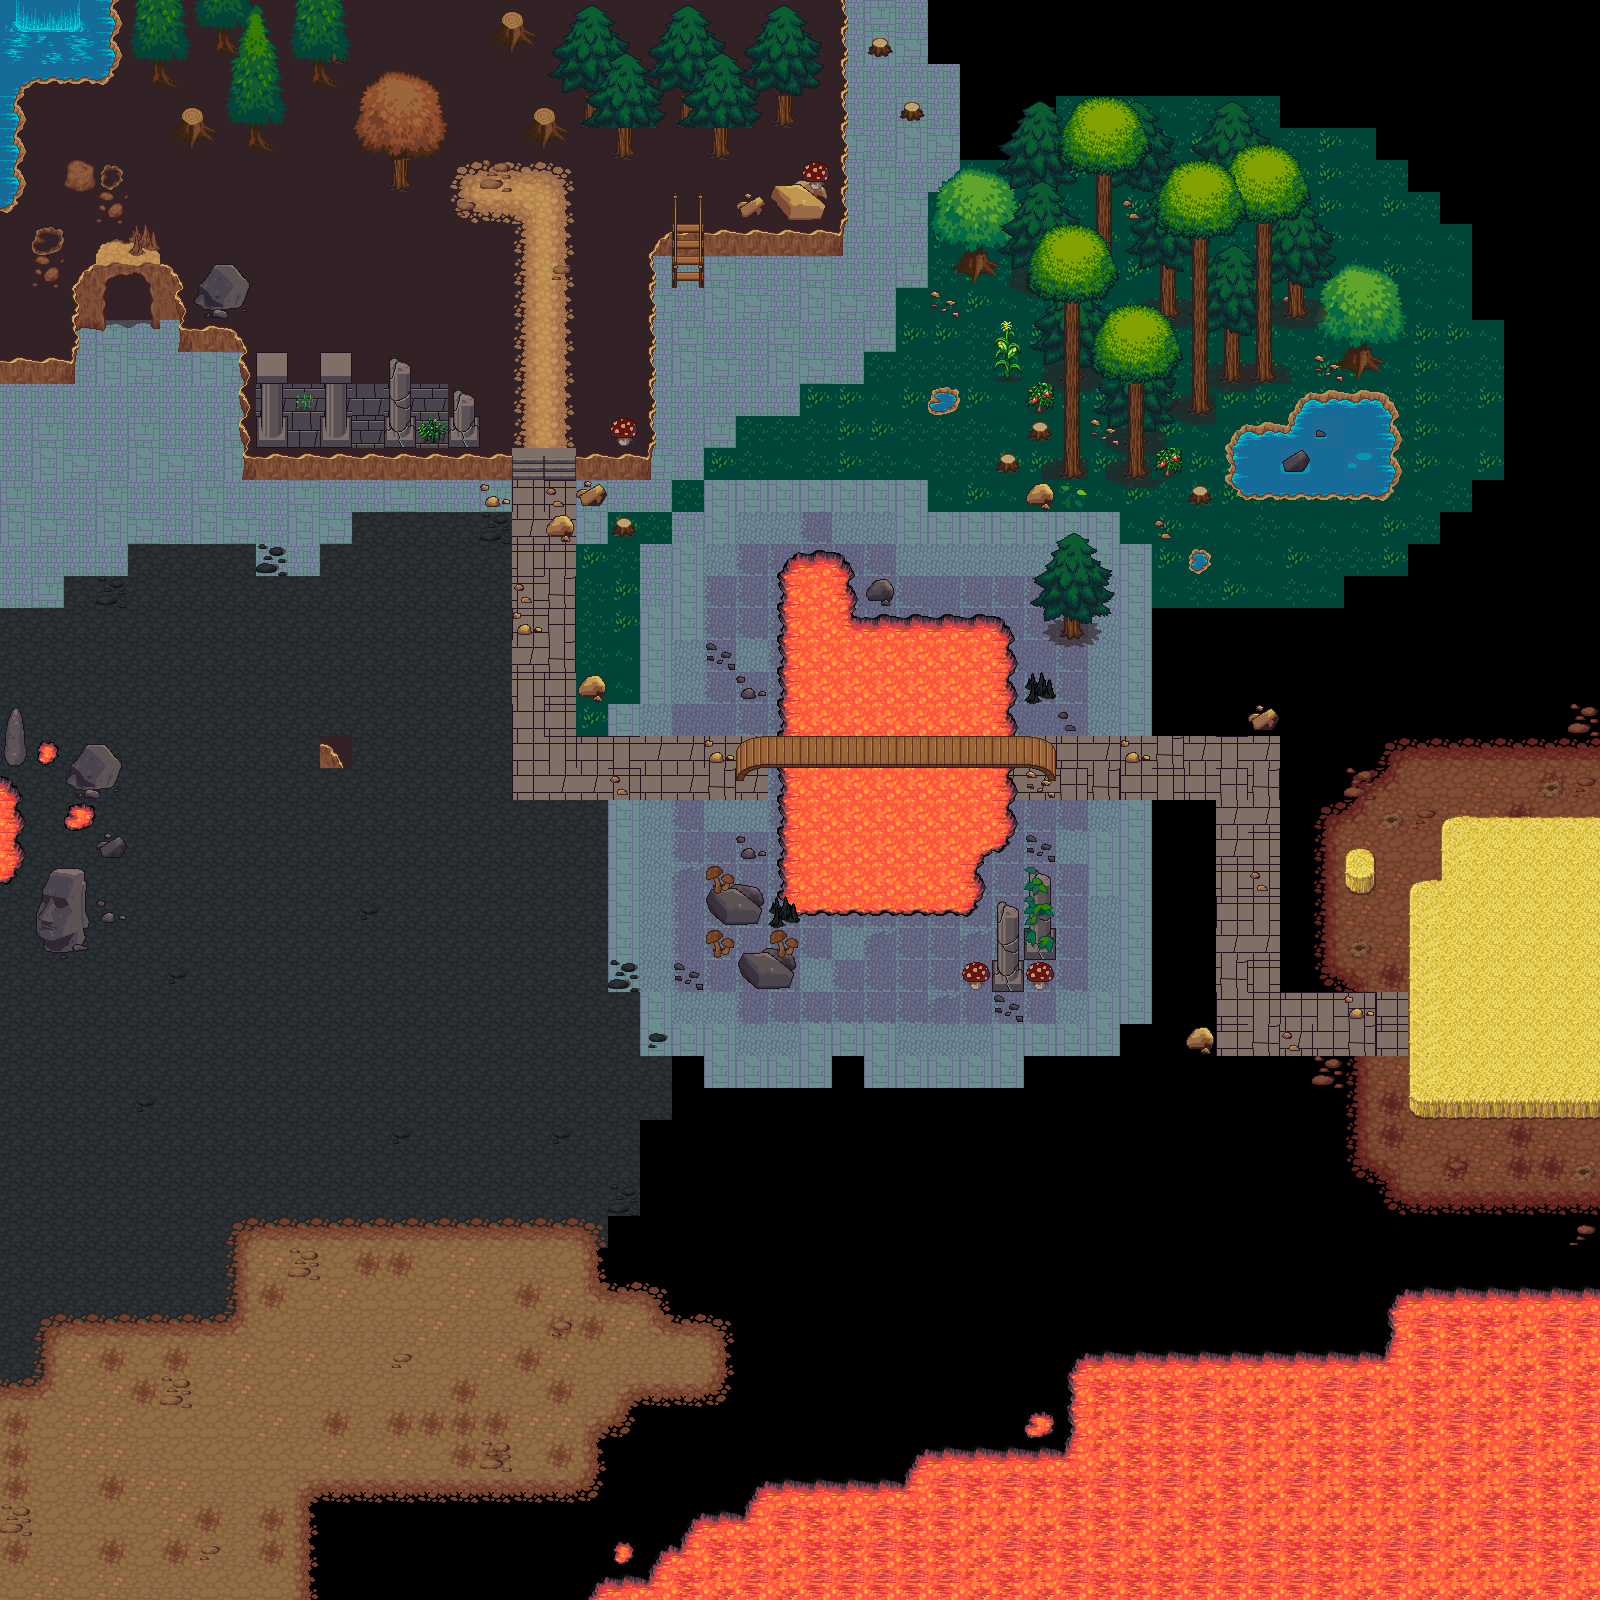

This is a level from a 2D game, rendered from its Tiled map with the project's own tilesets. A one-line summary and the map file follow, with tile-layer data summarised:
An orthogonal 50x50 tile map with 32x32 px tiles, 6 tile layers (Ground, Base1, Base2, Base3, ...), 2 tilesets.

<map version="1.8" tiledversion="1.8.2" orientation="orthogonal" renderorder="right-down" width="50" height="50" tilewidth="32" tileheight="32" infinite="0" nextlayerid="7" nextobjectid="1">
 <tileset firstgid="1" name="terrain_atlas" tilewidth="32" tileheight="32" tilecount="1024" columns="32">
  <image source="terrain_atlas.png" width="1024" height="1024" />
 </tileset>
 <tileset firstgid="1025" source="terrain_atlas.tsx" />
 <layer id="3" name="Ground" width="50" height="50">
  <data>[2500 cells, 1583 non-empty, 39 distinct tile ids]</data>
 </layer>
 <layer id="6" name="Base1" width="50" height="50">
  <data>[2500 cells, 94 non-empty, 24 distinct tile ids]</data>
 </layer>
 <layer id="5" name="Base2" width="50" height="50">
  <data>[2500 cells, 96 non-empty, 33 distinct tile ids]</data>
 </layer>
 <layer id="4" name="Base3" width="50" height="50">
  <data>[2500 cells, 54 non-empty, 13 distinct tile ids]</data>
 </layer>
 <layer id="1" name="Base4" width="50" height="50">
  <data>[2500 cells, 789 non-empty, 162 distinct tile ids]</data>
 </layer>
 <layer id="2" name="Base5" width="50" height="50">
  <data>[2500 cells, 178 non-empty, 81 distinct tile ids]</data>
 </layer>
</map>
